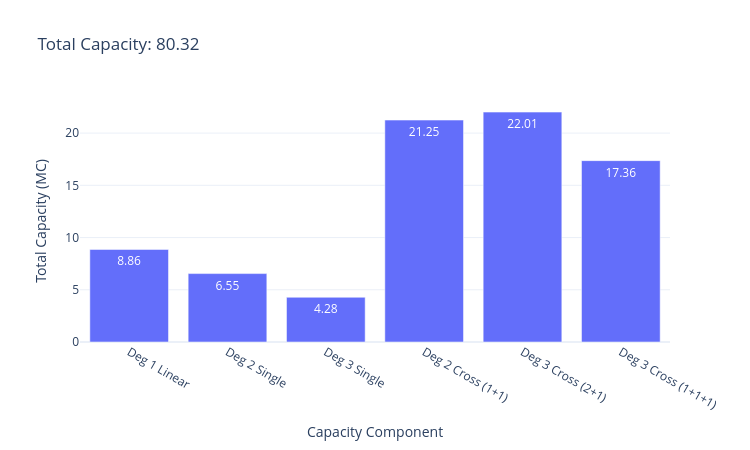

The cell this chart's notebook holds for it:
### Code cell
categories = [
    "Deg 1 Linear",
    "Deg 2 Single",
    "Deg 3 Single",
    "Deg 2 Cross (1+1)",
    "Deg 3 Cross (2+1)",
    "Deg 3 Cross (1+1+1)",
]

fig_bar = go.Figure(
    data=go.Bar(
        x=categories,
        y=rng_trials_results_avg,
        text=[f"{v:.2f}" for v in rng_trials_results_avg],
        textposition="auto",
    )
)

fig_bar.update_layout(
    title=f"Total Capacity: {sum(rng_trials_results_avg):.2f}",
    xaxis_title="Capacity Component",
    yaxis_title="Total Capacity (MC)",
    template="plotly_white",
    width=750,
    height=450,
)

fig_bar.show()

### Figure 1 — Plotly figure (JSON) as saved in the notebook; plotly's stock layout.template omitted (floating-point values rounded to 4 significant figures)
{"data": [{"text": ["8.86", "6.55", "4.28", "21.25", "22.01", "17.36"], "textposition": "auto", "type": "bar", "x": ["Deg 1 Linear", "Deg 2 Single", "Deg 3 Single", "Deg 2 Cross (1+1)", "Deg 3 Cross (2+1)", "Deg 3 Cross (1+1+1)"], "y": [8.861, 6.55, 4.282, 21.25, 22.01, 17.36]}], "layout": {"height": 450, "title": {"text": "Total Capacity: 80.32"}, "width": 750, "xaxis": {"title": {"text": "Capacity Component"}}, "yaxis": {"title": {"text": "Total Capacity (MC)"}}}}
